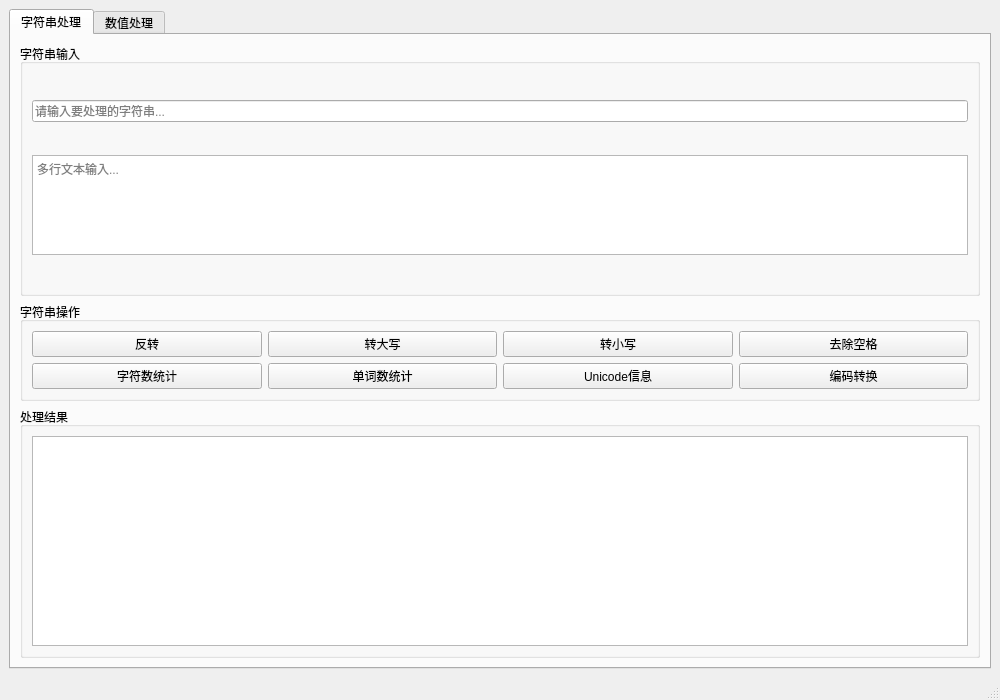
<?xml version="1.0" encoding="UTF-8"?>
<ui version="4.0">
 <class>MainWindow</class>
 <widget class="QMainWindow" name="MainWindow">
  <property name="geometry">
   <rect>
    <x>0</x>
    <y>0</y>
    <width>1000</width>
    <height>700</height>
   </rect>
  </property>
  <property name="windowTitle">
   <string>字符串与数值处理工具</string>
  </property>
  <widget class="QWidget" name="centralwidget">
   <layout class="QVBoxLayout" name="verticalLayout_main">
    <item>
     <widget class="QTabWidget" name="tabWidget">
      <property name="currentIndex">
       <number>0</number>
      </property>
      <widget class="QWidget" name="tab_string">
       <attribute name="title">
        <string>字符串处理</string>
       </attribute>
       <layout class="QVBoxLayout" name="verticalLayout_string">
        <item>
         <widget class="QGroupBox" name="groupBox_string_input">
          <property name="title">
           <string>字符串输入</string>
          </property>
          <layout class="QVBoxLayout" name="verticalLayout_string_input">
           <item>
            <widget class="QLineEdit" name="lineEdit_string_input">
             <property name="placeholderText">
              <string>请输入要处理的字符串...</string>
             </property>
            </widget>
           </item>
           <item>
            <widget class="QTextEdit" name="textEdit_string_input">
             <property name="maximumSize">
              <size>
               <width>16777215</width>
               <height>100</height>
              </size>
             </property>
             <property name="placeholderText">
              <string>多行文本输入...</string>
             </property>
            </widget>
           </item>
          </layout>
         </widget>
        </item>
        <item>
         <widget class="QGroupBox" name="groupBox_string_operations">
          <property name="title">
           <string>字符串操作</string>
          </property>
          <layout class="QGridLayout" name="gridLayout_string_ops">
           <item row="0" column="0">
            <widget class="QPushButton" name="pushButton_reverse">
             <property name="text">
              <string>反转</string>
             </property>
            </widget>
           </item>
           <item row="0" column="1">
            <widget class="QPushButton" name="pushButton_upper">
             <property name="text">
              <string>转大写</string>
             </property>
            </widget>
           </item>
           <item row="0" column="2">
            <widget class="QPushButton" name="pushButton_lower">
             <property name="text">
              <string>转小写</string>
             </property>
            </widget>
           </item>
           <item row="0" column="3">
            <widget class="QPushButton" name="pushButton_trim">
             <property name="text">
              <string>去除空格</string>
             </property>
            </widget>
           </item>
           <item row="1" column="0">
            <widget class="QPushButton" name="pushButton_count_chars">
             <property name="text">
              <string>字符数统计</string>
             </property>
            </widget>
           </item>
           <item row="1" column="1">
            <widget class="QPushButton" name="pushButton_count_words">
             <property name="text">
              <string>单词数统计</string>
             </property>
            </widget>
           </item>
           <item row="1" column="2">
            <widget class="QPushButton" name="pushButton_unicode_info">
             <property name="text">
              <string>Unicode信息</string>
             </property>
            </widget>
           </item>
           <item row="1" column="3">
            <widget class="QPushButton" name="pushButton_encoding">
             <property name="text">
              <string>编码转换</string>
             </property>
            </widget>
           </item>
          </layout>
         </widget>
        </item>
        <item>
         <widget class="QGroupBox" name="groupBox_string_result">
          <property name="title">
           <string>处理结果</string>
          </property>
          <layout class="QVBoxLayout" name="verticalLayout_string_result">
           <item>
            <widget class="QTextEdit" name="textEdit_string_result">
             <property name="readOnly">
              <bool>true</bool>
             </property>
            </widget>
           </item>
          </layout>
         </widget>
        </item>
       </layout>
      </widget>
      <widget class="QWidget" name="tab_numeric">
       <attribute name="title">
        <string>数值处理</string>
       </attribute>
       <layout class="QVBoxLayout" name="verticalLayout_numeric">
        <item>
         <widget class="QGroupBox" name="groupBox_numeric_input">
          <property name="title">
           <string>数值输入</string>
          </property>
          <layout class="QGridLayout" name="gridLayout_numeric_input">
           <item row="0" column="0">
            <widget class="QLabel" name="label_int_input">
             <property name="text">
              <string>整数输入:</string>
             </property>
            </widget>
           </item>
           <item row="0" column="1">
            <widget class="QSpinBox" name="spinBox_int_input">
             <property name="minimum">
              <number>-999999999</number>
             </property>
             <property name="maximum">
              <number>999999999</number>
             </property>
            </widget>
           </item>
           <item row="1" column="0">
            <widget class="QLabel" name="label_double_input">
             <property name="text">
              <string>浮点数输入:</string>
             </property>
            </widget>
           </item>
           <item row="1" column="1">
            <widget class="QDoubleSpinBox" name="doubleSpinBox_input">
             <property name="decimals">
              <number>6</number>
             </property>
             <property name="minimum">
              <double>-999999999.000000</double>
             </property>
             <property name="maximum">
              <double>999999999.000000</double>
             </property>
            </widget>
           </item>
          </layout>
         </widget>
        </item>
        <item>
         <widget class="QGroupBox" name="groupBox_numeric_operations">
          <property name="title">
           <string>数值操作</string>
          </property>
          <layout class="QGridLayout" name="gridLayout_numeric_ops">
           <item row="0" column="0">
            <widget class="QPushButton" name="pushButton_add">
             <property name="text">
              <string>加法</string>
             </property>
            </widget>
           </item>
           <item row="0" column="1">
            <widget class="QPushButton" name="pushButton_subtract">
             <property name="text">
              <string>减法</string>
             </property>
            </widget>
           </item>
           <item row="0" column="2">
            <widget class="QPushButton" name="pushButton_multiply">
             <property name="text">
              <string>乘法</string>
             </property>
            </widget>
           </item>
           <item row="0" column="3">
            <widget class="QPushButton" name="pushButton_divide">
             <property name="text">
              <string>除法</string>
             </property>
            </widget>
           </item>
           <item row="1" column="0">
            <widget class="QPushButton" name="pushButton_to_hex">
             <property name="text">
              <string>转十六进制</string>
             </property>
            </widget>
           </item>
           <item row="1" column="1">
            <widget class="QPushButton" name="pushButton_to_binary">
             <property name="text">
              <string>转二进制</string>
             </property>
            </widget>
           </item>
           <item row="1" column="2">
            <widget class="QPushButton" name="pushButton_length_convert">
             <property name="text">
              <string>长度换算</string>
             </property>
            </widget>
           </item>
           <item row="1" column="3">
            <widget class="QPushButton" name="pushButton_temp_convert">
             <property name="text">
              <string>温度换算</string>
             </property>
            </widget>
           </item>
          </layout>
         </widget>
        </item>
        <item>
         <widget class="QGroupBox" name="groupBox_numeric_result">
          <property name="title">
           <string>计算结果</string>
          </property>
          <layout class="QVBoxLayout" name="verticalLayout_numeric_result">
           <item>
            <widget class="QTextEdit" name="textEdit_numeric_result">
             <property name="readOnly">
              <bool>true</bool>
             </property>
            </widget>
           </item>
          </layout>
         </widget>
        </item>
       </layout>
      </widget>
     </widget>
    </item>
   </layout>
  </widget>
  <widget class="QMenuBar" name="menubar">
   <property name="geometry">
    <rect>
     <x>0</x>
     <y>0</y>
     <width>1000</width>
     <height>18</height>
    </rect>
   </property>
  </widget>
  <widget class="QStatusBar" name="statusbar"/>
 </widget>
 <resources/>
 <connections/>
</ui>
